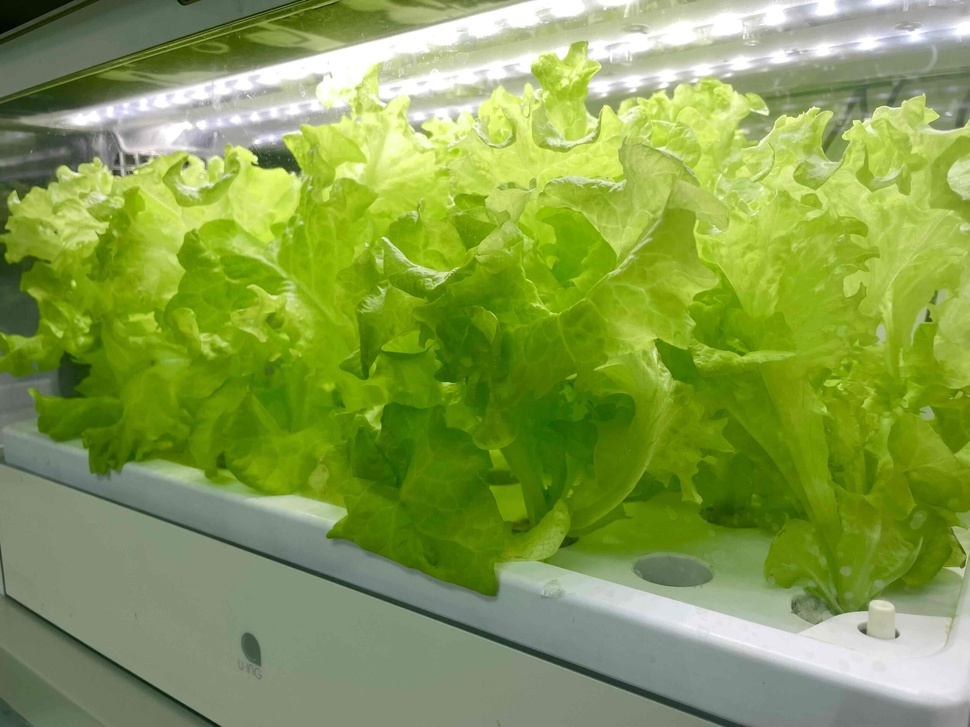
#> input picture image-analysis-py/retasunogazou.jpg, 970 x 727 px, shrunk from 2560 x 1920 before the run
$ python analyze.py retasunogazou.jpg
#> lines starting #> are read from the running program, lines starting #| are printed output that depends on the picture; after the words box and inside, x2 and y2 are one past the last pixel; in counts of white or black regions, pixels touching at a corner belong together
import cv2
import numpy as np
import sys # sysライブラリを追加

# --- 設定 ---
# IMAGE_PATHはコマンドライン引数から受け取るので、ここは削除します
LOWER_GREEN = np.array([35, 40, 40])
UPPER_GREEN = np.array([85, 255, 255])
# --- 設定ここまで ---

# コマンドライン引数から画像ファイルのパスを取得
if len(sys.argv) > 1:
    image_path = sys.argv[1]
else:
    print("エラー: 画像ファイルのパスが指定されていません。")
    sys.exit(1)

# 画像を読み込む
image = cv2.imread(image_path)
#> image is the input picture: shape (727, 970, 3); mean B, G, R 77.2, 157.4, 133.4

if image is None:
    # Rails側でエラーを検知できるよう、標準エラー出力にメッセージを出す
    sys.stderr.write(f"エラー: 画像ファイル '{image_path}' が見つかりません。\n")
    sys.exit(1)

# 画像から緑色のピクセル数を計算
hsv_image = cv2.cvtColor(image, cv2.COLOR_BGR2HSV)
#> hsv_image: shape (727, 970, 3); mean H, S, V 44.5, 138.5, 157.6
mask = cv2.inRange(hsv_image, LOWER_GREEN, UPPER_GREEN)
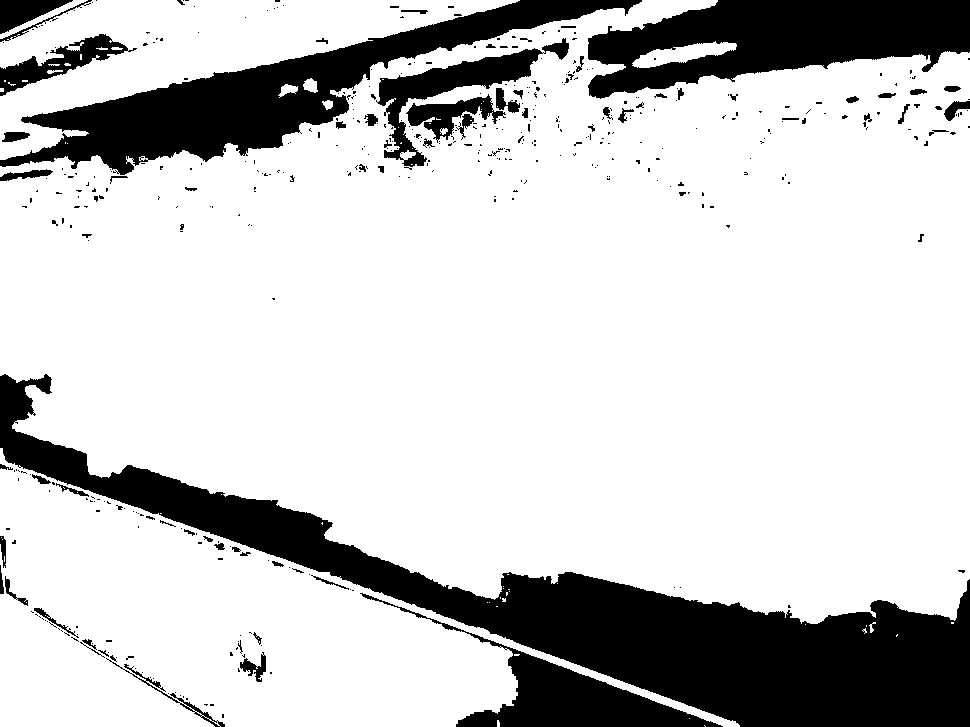
#> mask: shape (727, 970); 79.1% white; 463 black regions (392 under 20 px), largest, box (x1, y1, x2, y2) and area: (0, 374, 970, 727) 69329, (0, 0, 642, 175) 27769, (588, 0, 970, 99) 22880
green_pixel_count = np.count_nonzero(mask)
#> green_pixel_count = 558059

# 【重要】Railsが受け取れるように、計算結果の数値だけを出力する
print(green_pixel_count)
#| 558059
